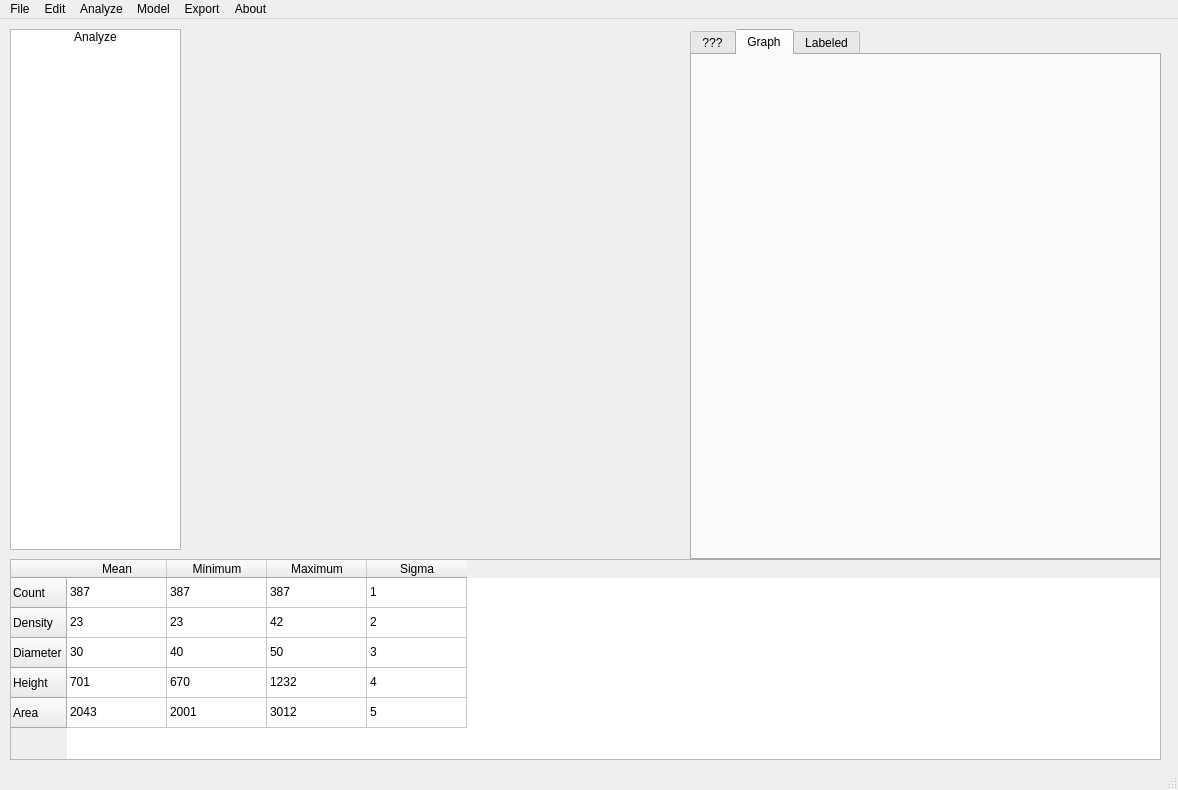
<?xml version="1.0" encoding="UTF-8"?>
<ui version="4.0">
 <class>MainWindow</class>
 <widget class="QMainWindow" name="MainWindow">
  <property name="geometry">
   <rect>
    <x>0</x>
    <y>0</y>
    <width>1178</width>
    <height>790</height>
   </rect>
  </property>
  <property name="windowTitle">
   <string>MainWindow</string>
  </property>
  <widget class="QWidget" name="centralwidget">
   <widget class="QLabel" name="image_view">
    <property name="geometry">
     <rect>
      <x>190</x>
      <y>30</y>
      <width>481</width>
      <height>501</height>
     </rect>
    </property>
    <property name="text">
     <string/>
    </property>
   </widget>
   <widget class="QListWidget" name="options_widget">
    <property name="geometry">
     <rect>
      <x>10</x>
      <y>10</y>
      <width>171</width>
      <height>521</height>
     </rect>
    </property>
    <item>
     <property name="text">
      <string>Analyze</string>
     </property>
     <property name="textAlignment">
      <set>AlignCenter</set>
     </property>
    </item>
   </widget>
   <widget class="QTableWidget" name="table_widget">
    <property name="geometry">
     <rect>
      <x>10</x>
      <y>540</y>
      <width>1151</width>
      <height>201</height>
     </rect>
    </property>
    <property name="editTriggers">
     <set>QAbstractItemView::NoEditTriggers</set>
    </property>
    <row>
     <property name="text">
      <string>Count</string>
     </property>
    </row>
    <row>
     <property name="text">
      <string>Density</string>
     </property>
    </row>
    <row>
     <property name="text">
      <string>Diameter</string>
     </property>
    </row>
    <row>
     <property name="text">
      <string>Height</string>
     </property>
    </row>
    <row>
     <property name="text">
      <string>Area</string>
     </property>
    </row>
    <column>
     <property name="text">
      <string>Mean</string>
     </property>
    </column>
    <column>
     <property name="text">
      <string>Minimum</string>
     </property>
    </column>
    <column>
     <property name="text">
      <string>Maximum</string>
     </property>
    </column>
    <column>
     <property name="text">
      <string>Sigma</string>
     </property>
    </column>
    <item row="0" column="0">
     <property name="text">
      <string>387</string>
     </property>
    </item>
    <item row="0" column="1">
     <property name="text">
      <string>387</string>
     </property>
    </item>
    <item row="0" column="2">
     <property name="text">
      <string>387</string>
     </property>
    </item>
    <item row="0" column="3">
     <property name="text">
      <string>1</string>
     </property>
    </item>
    <item row="1" column="0">
     <property name="text">
      <string>23</string>
     </property>
    </item>
    <item row="1" column="1">
     <property name="text">
      <string>23</string>
     </property>
    </item>
    <item row="1" column="2">
     <property name="text">
      <string>42</string>
     </property>
    </item>
    <item row="1" column="3">
     <property name="text">
      <string>2</string>
     </property>
    </item>
    <item row="2" column="0">
     <property name="text">
      <string>30</string>
     </property>
    </item>
    <item row="2" column="1">
     <property name="text">
      <string>40</string>
     </property>
    </item>
    <item row="2" column="2">
     <property name="text">
      <string>50</string>
     </property>
    </item>
    <item row="2" column="3">
     <property name="text">
      <string>3</string>
     </property>
    </item>
    <item row="3" column="0">
     <property name="text">
      <string>701</string>
     </property>
    </item>
    <item row="3" column="1">
     <property name="text">
      <string>670</string>
     </property>
    </item>
    <item row="3" column="2">
     <property name="text">
      <string>1232</string>
     </property>
    </item>
    <item row="3" column="3">
     <property name="text">
      <string>4</string>
     </property>
    </item>
    <item row="4" column="0">
     <property name="text">
      <string>2043</string>
     </property>
    </item>
    <item row="4" column="1">
     <property name="text">
      <string>2001</string>
     </property>
    </item>
    <item row="4" column="2">
     <property name="text">
      <string>3012</string>
     </property>
    </item>
    <item row="4" column="3">
     <property name="text">
      <string>5</string>
     </property>
    </item>
   </widget>
   <widget class="QTabWidget" name="plots_tab_view">
    <property name="geometry">
     <rect>
      <x>690</x>
      <y>10</y>
      <width>471</width>
      <height>531</height>
     </rect>
    </property>
    <property name="currentIndex">
     <number>1</number>
    </property>
    <widget class="QWidget" name="tab1">
     <attribute name="title">
      <string>???</string>
     </attribute>
     <widget class="QLabel" name="plot1">
      <property name="geometry">
       <rect>
        <x>10</x>
        <y>10</y>
        <width>451</width>
        <height>481</height>
       </rect>
      </property>
      <property name="text">
       <string/>
      </property>
      <property name="pixmap">
       <pixmap>../../../Pictures/Screenshots/Screenshot from 2025-02-26 11-56-07.png</pixmap>
      </property>
     </widget>
    </widget>
    <widget class="QWidget" name="tab2">
     <attribute name="title">
      <string>Graph</string>
     </attribute>
     <widget class="QLabel" name="plot2">
      <property name="geometry">
       <rect>
        <x>0</x>
        <y>0</y>
        <width>461</width>
        <height>491</height>
       </rect>
      </property>
      <property name="text">
       <string/>
      </property>
      <property name="pixmap">
       <pixmap>../../../Pictures/Screenshots/Screenshot from 2025-02-26 11-51-50.png</pixmap>
      </property>
     </widget>
    </widget>
    <widget class="QWidget" name="tab3">
     <attribute name="title">
      <string>Labeled</string>
     </attribute>
     <widget class="QLabel" name="plot3">
      <property name="geometry">
       <rect>
        <x>10</x>
        <y>10</y>
        <width>451</width>
        <height>481</height>
       </rect>
      </property>
      <property name="text">
       <string/>
      </property>
      <property name="pixmap">
       <pixmap>../../../Pictures/Screenshots/Screenshot from 2025-02-26 11-44-39.png</pixmap>
      </property>
     </widget>
    </widget>
   </widget>
  </widget>
  <widget class="QMenuBar" name="menubar">
   <property name="geometry">
    <rect>
     <x>0</x>
     <y>0</y>
     <width>1178</width>
     <height>24</height>
    </rect>
   </property>
   <widget class="QMenu" name="menu_file">
    <property name="title">
     <string>File</string>
    </property>
    <addaction name="action_open_image"/>
   </widget>
   <widget class="QMenu" name="menu_edit">
    <property name="title">
     <string>Edit</string>
    </property>
   </widget>
   <widget class="QMenu" name="menu_model">
    <property name="title">
     <string>Model</string>
    </property>
    <addaction name="action_train_model"/>
    <addaction name="action_load_model"/>
   </widget>
   <widget class="QMenu" name="menuTools">
    <property name="title">
     <string>Export</string>
    </property>
    <addaction name="actionExport_Segmentation_2"/>
    <addaction name="actionExport_Data_as_csv"/>
   </widget>
   <widget class="QMenu" name="menuRun">
    <property name="title">
     <string>Analyze</string>
    </property>
    <addaction name="actionRun_Segmentation_on_Current_Image"/>
   </widget>
   <widget class="QMenu" name="menuAbout">
    <property name="title">
     <string>About</string>
    </property>
   </widget>
   <addaction name="menu_file"/>
   <addaction name="menu_edit"/>
   <addaction name="menuRun"/>
   <addaction name="menu_model"/>
   <addaction name="menuTools"/>
   <addaction name="menuAbout"/>
  </widget>
  <widget class="QStatusBar" name="statusbar">
   <property name="font">
    <font>
     <pointsize>9</pointsize>
    </font>
   </property>
   <property name="autoFillBackground">
    <bool>false</bool>
   </property>
  </widget>
  <action name="action_train_model">
   <property name="text">
    <string>Train model</string>
   </property>
  </action>
  <action name="action_load_model">
   <property name="text">
    <string>Load model</string>
   </property>
  </action>
  <action name="action_open_image">
   <property name="text">
    <string>Open Image</string>
   </property>
  </action>
  <action name="actionExport_Segmentation">
   <property name="text">
    <string>Export Segmentation</string>
   </property>
  </action>
  <action name="actionExport_Segmentation_2">
   <property name="text">
    <string>Export Segmentation</string>
   </property>
  </action>
  <action name="actionExport_Data_as_csv">
   <property name="text">
    <string>Export Data as csv</string>
   </property>
  </action>
  <action name="actionRun_Segmentation_on_Current_Image">
   <property name="text">
    <string>Run Segmentation on Current Image</string>
   </property>
  </action>
 </widget>
 <resources/>
 <connections/>
</ui>
